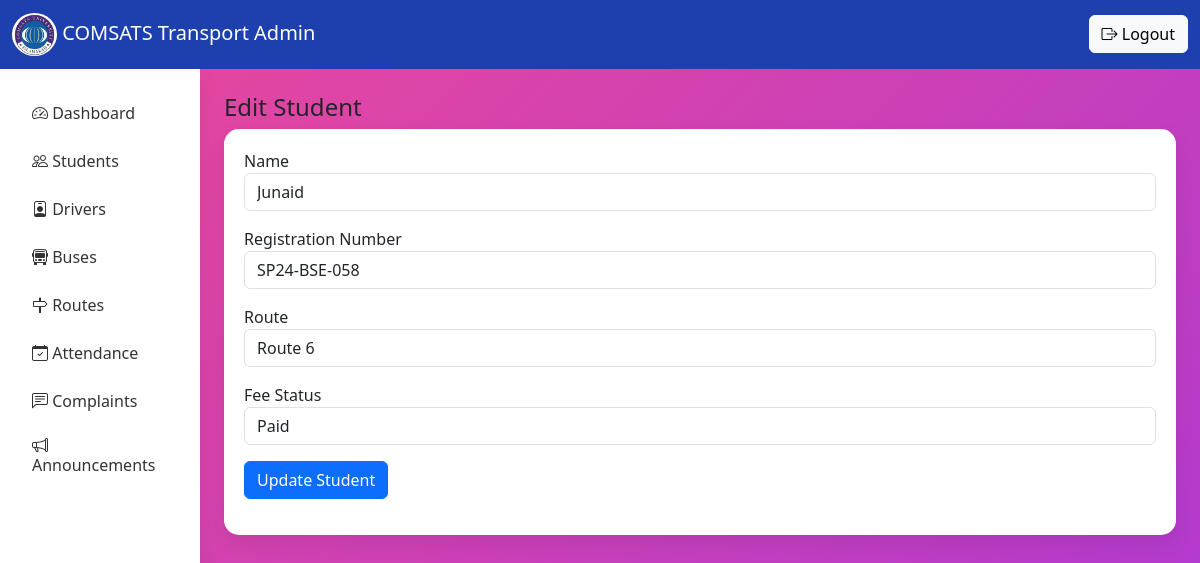
/admin-students/edit/1/, run on the app's committed database.
### service/models.py (models this page shows, shortened)
class Student(models.Model):
    user = models.OneToOneField(User, on_delete=models.CASCADE)
    reg_number = models.CharField(max_length=20, unique=True)
    department = models.CharField(max_length=100)
    semester = models.IntegerField(default=False)
    route = models.ForeignKey(Route, on_delete=models.SET_NULL, null=True)
    transport_card_id = models.CharField(max_length=20, unique=True)
    fee_status = models.CharField(max_length=20)
    is_active = models.BooleanField(default=True)

class Route(models.Model):
    route_name = models.CharField(max_length=100)
    start_location = models.CharField(max_length=100)
    end_location = models.CharField(max_length=100)
    departure_time = models.TimeField()
    arrival_time = models.TimeField()
    monthly_fee = models.DecimalField(max_digits=10, decimal_places=2)
    is_active = models.BooleanField(default=True)

### service/views.py (the view, shortened to what this page needs)
# urls.py: path('admin-students/edit/<int:id>/', views.edit_student, name="edit_student"),
def edit_student(request, id):
    student = Student.objects.get(id=id)
    routes = Route.objects.all()
    context = {
        "student": student,
        "routes": routes
    }
    return render(request, "edit_student.html", context)

### templates/edit_student.html (shortened to what this page needs)
{% extends 'admin_base.html' %}
{% block content %}
<h4>Edit Student</h4>
<div class="dashboard-card">
<form method="POST">
<div class="mb-3">
<label>Name</label>
<input type="text"
name="name"
value="{{ student.user.first_name }}"
class="form-control">
</div>
<div class="mb-3">
<label>Registration Number</label>
<input type="text"
name="reg"
value="{{ student.reg_number }}"
class="form-control">
</div>
<div class="mb-3">
<label>Route</label>
<select name="route" class="form-control">
{% for r in routes %}
<option value="{{ r.id }}"
{% if r.id == student.route.id %}selected{% endif %}>
{{ r.route_name }}
</option>
{% endfor %}
</select>
</div>
<div class="mb-3">
<label>Fee Status</label>
<select name="fee_status" class="form-control">
<option value="Paid"
{% if student.fee_status == "Paid" %}selected{% endif %}>
Paid
</option>
</select>
</div>
<button class="btn btn-primary">
Update Student
</button>
</form>
</div>
{% endblock %}

### templates/admin_base.html (style rules this page uses)
body { background: linear-gradient(-45deg, #1e3a8a, #2563eb, #9333ea, #ec4899); background-size: 400% 400%; animation: gradientMove 10s ease infinite; }
.dashboard-card { border:none; border-radius:15px; padding:20px; background:white; box-shadow:0 8px 20px rgba(0,0,0,0.08); }

### data on the page
Student: name "Junaid", reg "SP24-BSE-058", route "Route 6", fee_status "Paid"
